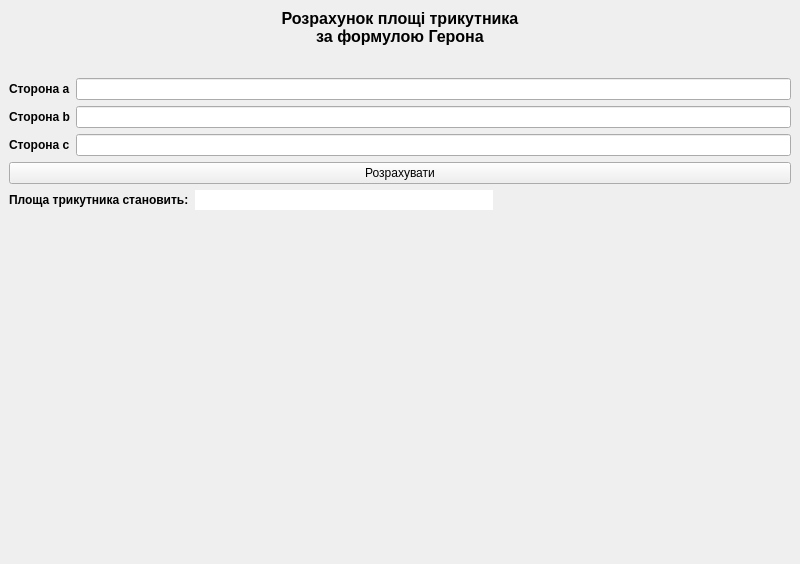
<?xml version="1.0" encoding="UTF-8"?>
<ui version="4.0">
 <class>MainWindow</class>
 <widget class="QMainWindow" name="MainWindow">
  <property name="geometry">
   <rect>
    <x>0</x>
    <y>0</y>
    <width>800</width>
    <height>564</height>
   </rect>
  </property>
  <property name="windowTitle">
   <string>Площа трикутника за формулою Герона</string>
  </property>
  <property name="windowIcon">
   <iconset resource="Rec.qrc">
    <normaloff>:/new/prefix1/Rec/tr.png</normaloff>:/new/prefix1/Rec/tr.png</iconset>
  </property>
  <widget class="QWidget" name="centralwidget">
   <layout class="QVBoxLayout" name="verticalLayout">
    <item>
     <widget class="QLabel" name="label">
      <property name="text">
       <string>&lt;html&gt;&lt;head/&gt;&lt;body&gt;&lt;p align=&quot;center&quot;&gt;&lt;span style=&quot; font-size:12pt; font-weight:700;&quot;&gt;Розрахунок площі трикутника&lt;br/&gt;за формулою Герона&lt;/span&gt;&lt;/p&gt;&lt;p align=&quot;center&quot;&gt;&lt;img src=&quot;:/new/prefix1/Rec/Heron.jpg&quot;/&gt;&lt;/p&gt;&lt;/body&gt;&lt;/html&gt;</string>
      </property>
     </widget>
    </item>
    <item>
     <layout class="QHBoxLayout" name="horizontalLayout">
      <item>
       <widget class="QLabel" name="label_A">
        <property name="text">
         <string>&lt;html&gt;&lt;head/&gt;&lt;body&gt;&lt;p&gt;&lt;span style=&quot; font-weight:700;&quot;&gt;Сторона a&lt;/span&gt;&lt;/p&gt;&lt;/body&gt;&lt;/html&gt;</string>
        </property>
       </widget>
      </item>
      <item>
       <widget class="QLineEdit" name="lineEdit_A"/>
      </item>
     </layout>
    </item>
    <item>
     <layout class="QHBoxLayout" name="horizontalLayout_2">
      <item>
       <widget class="QLabel" name="label_B">
        <property name="text">
         <string>&lt;html&gt;&lt;head/&gt;&lt;body&gt;&lt;p&gt;&lt;span style=&quot; font-weight:700;&quot;&gt;Сторона b&lt;/span&gt;&lt;/p&gt;&lt;/body&gt;&lt;/html&gt;</string>
        </property>
       </widget>
      </item>
      <item>
       <widget class="QLineEdit" name="lineEdit_B"/>
      </item>
     </layout>
    </item>
    <item>
     <layout class="QHBoxLayout" name="horizontalLayout_3">
      <item>
       <widget class="QLabel" name="label_B_2">
        <property name="text">
         <string>&lt;html&gt;&lt;head/&gt;&lt;body&gt;&lt;p&gt;&lt;span style=&quot; font-weight:700;&quot;&gt;Сторона c&lt;/span&gt;&lt;/p&gt;&lt;/body&gt;&lt;/html&gt;</string>
        </property>
       </widget>
      </item>
      <item>
       <widget class="QLineEdit" name="lineEdit_C"/>
      </item>
     </layout>
    </item>
    <item>
     <widget class="QPushButton" name="pushButton">
      <property name="text">
       <string>Розрахувати</string>
      </property>
     </widget>
    </item>
    <item>
     <layout class="QHBoxLayout" name="horizontalLayout_4">
      <item>
       <widget class="QLabel" name="label_3">
        <property name="text">
         <string>&lt;html&gt;&lt;head/&gt;&lt;body&gt;&lt;p&gt;&lt;span style=&quot; font-weight:700;&quot;&gt;Площа трикутника становить:&lt;/span&gt;&lt;/p&gt;&lt;/body&gt;&lt;/html&gt;</string>
        </property>
       </widget>
      </item>
      <item>
       <widget class="QLineEdit" name="lineEdit_res">
        <property name="frame">
         <bool>false</bool>
        </property>
        <property name="readOnly">
         <bool>true</bool>
        </property>
       </widget>
      </item>
      <item>
       <spacer name="horizontalSpacer">
        <property name="orientation">
         <enum>Qt::Horizontal</enum>
        </property>
        <property name="sizeHint" stdset="0">
         <size>
          <width>40</width>
          <height>20</height>
         </size>
        </property>
       </spacer>
      </item>
     </layout>
    </item>
    <item>
     <spacer name="verticalSpacer">
      <property name="orientation">
       <enum>Qt::Vertical</enum>
      </property>
      <property name="sizeHint" stdset="0">
       <size>
        <width>20</width>
        <height>40</height>
       </size>
      </property>
     </spacer>
    </item>
   </layout>
  </widget>
  <widget class="QMenuBar" name="menubar">
   <property name="geometry">
    <rect>
     <x>0</x>
     <y>0</y>
     <width>800</width>
     <height>22</height>
    </rect>
   </property>
  </widget>
 </widget>
 <resources>
  <include location="Rec.qrc"/>
 </resources>
 <connections/>
</ui>
